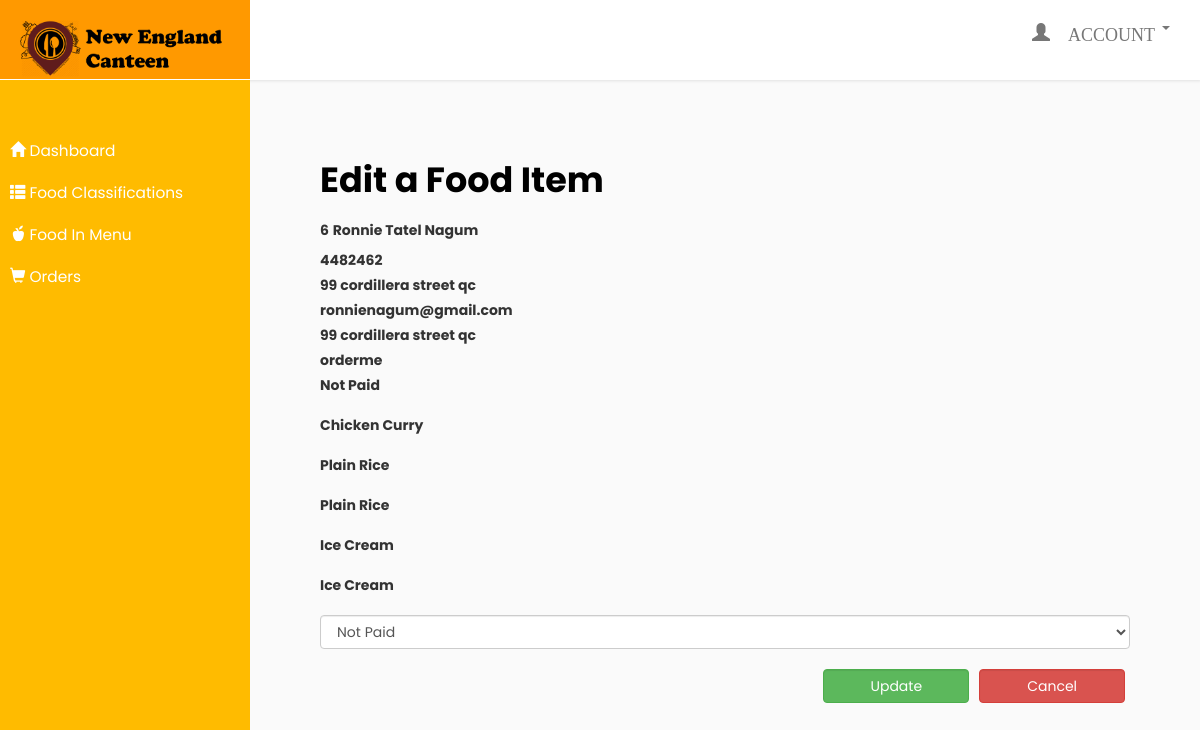
The app's page /admin/NecOrderEdit.php?id=6 (signed in) with its own data.
### tables this page shows
CREATE TABLE `tbl_order` (
  `orderID` int(11) NOT NULL,
  `orderFirstName` varchar(55) NOT NULL,
  `orderLastName` varchar(55) NOT NULL,
  `orderMiddleName` varchar(55) DEFAULT NULL,
  `orderPhoneNumber` varchar(30) DEFAULT NULL,
  `orderTelephoneNumber` varchar(30) DEFAULT NULL,
  `orderEmailAddress` varchar(55) DEFAULT NULL,
  `orderAddress` varchar(130) DEFAULT NULL,
  `orderAffliation` varchar(50) DEFAULT NULL,
  `orderType` varchar(30) NOT NULL DEFAULT 'Delivery',
  `orderPaidStatus` varchar(55) NOT NULL DEFAULT 'Not Paid',
  `orderDate` datetime NOT NULL
);

CREATE TABLE `tbl_fooditem` (
  `fooditemID` int(11) NOT NULL,
  `fooditemName` varchar(55) NOT NULL,
  `fooditemDescription` varchar(55) DEFAULT NULL,
  `fooditemAvailability` tinyint(2) NOT NULL,
  `fooditemPicture` longblob NOT NULL,
  `fooditemPrice` double NOT NULL,
  `foodclassName` varchar(55) NOT NULL
);

### admin/NecOrderEdit.php (the view, shortened to what this page needs)
<?php
 include("connectionString.php");
      ?>
<html>
<head>
	<link rel="stylesheet" href="css/bootstrap.min.css">
	<link rel="stylesheet" href="admincss/TVAdminSideBar.css">
	<link rel="stylesheet" href="https://cdnjs.cloudflare.com/ajax/libs/malihu-custom-scrollbar-plugin/3.1.5/jquery.mCustomScrollbar.min.css">
</head>
<body>
	<div class="wrapper">
		<?php
		include 'NecSidebar.php';
		?>
		<?php
		$ID = $_GET['id'];
		$result = mysqli_query($connect, "SELECT * FROM tbl_order WHERE orderID= '$ID'");
		while($res = mysqli_fetch_array($result))
		{
			$txtbxOrderID = $res['orderID'];
			$txtbxOrderFirstName = $res['orderFirstName'];
			$txtbxOrderMiddleName = $res['orderMiddleName'];
			$txtbxOrderLastName = $res['orderLastName'];
			$txtbxOrderTelephoneNumber = $res['orderTelephoneNumber'];
			$txtbxOrderEmailAddress = $res['orderEmailAddress'];
			$txtbxOrderAddress = $res['orderAddress'];
			$txtbxOrderAffliation = $res['orderAffliation'];
			$txtbxOrderPaidStatus = $res['orderPaidStatus'];
		}
		?>
		<div id="content">
			<div class="modal-body" style="padding:70px;">
				<form method="post" enctype="multipart/form-data">
					<p style="font-size: 35px; color: #000;">
						<strong>Edit a Food Item</strong>
					</p>
					<div class="form-group">
						<label><?php echo $txtbxOrderID; ?></label>
						<label><?php echo ''.$txtbxOrderFirstName.' '.$txtbxOrderMiddleName.' '.$txtbxOrderLastName.''; ?></label>
						<br>
						<br>
						<label><?php echo $txtbxOrderTelephoneNumber; ?></label>
						<br>
						<label><?php echo $txtbxOrderAddress; ?></label>
						<br>
						<label><?php echo $txtbxOrderEmailAddress; ?></label>
						<br>
						<label><?php echo $txtbxOrderAddress; ?></label>
						<br>
						<label><?php echo $txtbxOrderAffliation; ?></label>
						<br>
						<label><?php echo $txtbxOrderPaidStatus; ?></label>
						<br>
					</div>
					<?php
					$result2 = mysqli_query($connect, "SELECT * FROM tbl_foodorder WHERE orderID = '$txtbxOrderID'");
					while ($res = mysqli_fetch_array($result2)) {
						$foodItemID = $res['fooditemID'];
						$result3 = mysqli_query($connect, "SELECT * FROM tbl_fooditem WHERE fooditemID = '$foodItemID'");
						while ($res2 = mysqli_fetch_array($result3)) {
							$foodItemName = $res2['fooditemName'];
							?>
							<div class="form-group">
								<label><?php echo $foodItemName; ?></label>
							</div>
							<?php
						}
					}
					?>
					<div class="form-group">
						<select name = "selectPaidStatus" class="form-control">
							<option><?php echo $txtbxOrderPaidStatus; ?></option>
						</select>
					</div>
					<tr>
						<a href="NecOrder.php" type="btn" name="btnCancel" class="form-control pull-right btn-danger" style="width:18%; text-align:center; margin:5px;">Cancel</a>
						<input type="submit" name="btnUpdate" value="Update" class="form-control pull-right btn-success" style="width:18%;  margin:5px;">
					</tr>
				</div>
		</div>
	</div>
</body>
</html>

### admin/admincss/TVAdminSideBar.css (style rules this page uses)
body { font-family: 'Poppins', sans-serif; background: #fafafa; }
p { font-family: 'Poppins', sans-serif; font-size: 1.1em; font-weight: 300; line-height: 1.7em; color: #999; }
a, a:hover, a:focus { color: inherit; text-decoration: none; transition: all 0.3s; }
#content { width: calc(100% - 250px); min-height: 100vh; transition: all 0.3s; position: absolute; top: 0; right: 0; margin-top: 80px; }

### records on screen
tbl_order: orderID "6", orderFirstName "Ronnie", orderMiddleName "Tatel", orderLastName "Nagum", orderTelephoneNumber "4482462", orderAddress "99 cordillera street qc", orderEmailAddress "ronnienagum@gmail.com", orderAffliation "orderme", orderPaidStatus "Not Paid", selectPaidStatus "Not Paid"
tbl_fooditem: fooditemName "Chicken Curry"
tbl_fooditem: fooditemName "Plain Rice"
tbl_fooditem: fooditemName "Ice Cream"
